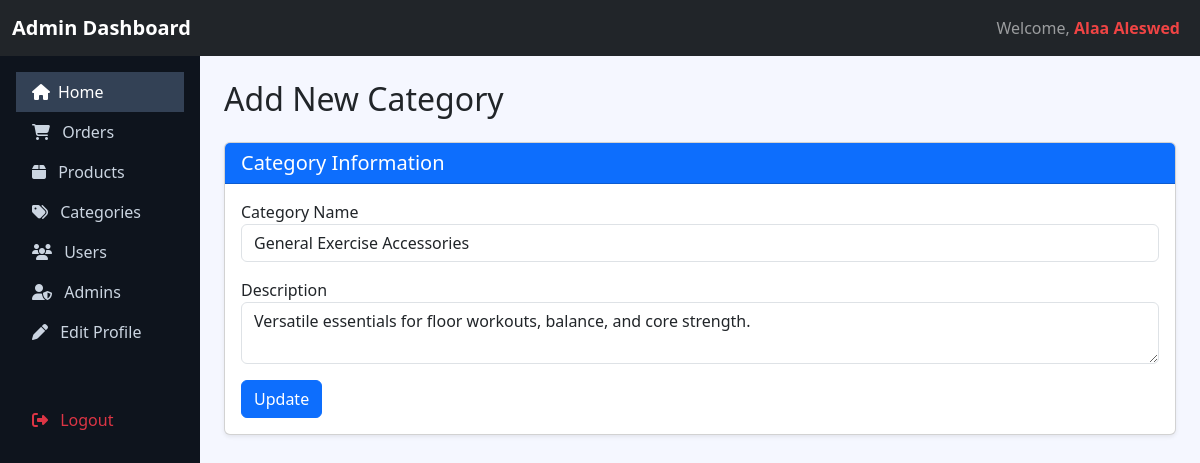
Page /adminDashboard/edit_category.php?id=4 on the committed database.
### tables this page shows
CREATE TABLE `categories` (
  `id` int(11) NOT NULL,
  `name` varchar(100) NOT NULL,
  `description` text DEFAULT NULL,
  `created_at` timestamp NOT NULL DEFAULT current_timestamp()
);

### config/database.php (called while the page is built)
<?php
return [
    'type' => 'pdo',
    'host' => '127.0.0.1',
    'username' => 'root',
    'password' => '',
    'database' => 'ecommerce_db',
    'options' => [
        PDO::ATTR_ERRMODE => PDO::ERRMODE_EXCEPTION,
        PDO::ATTR_DEFAULT_FETCH_MODE => PDO::FETCH_ASSOC,
        PDO::ATTR_EMULATE_PREPARES => false
    ]
];

### classes/Database.php (called while the page is built, shortened)
<?php
class Database {
    private static $instance = null;
    private $conn;
    private function __construct() {
        $config = require_once __DIR__ . '/../config/database.php';
        try {
            if ($config['type'] === 'mysqli') {
                $this->conn = new mysqli(
                    $config['host'],
                    $config['username'],
                    $config['password'],
                    $config['database']
                );
                if ($this->conn->connect_error) {
                    throw new Exception("Connection failed: " . $this->conn->connect_error);
                }
            } else {
                $dsn = "mysql:host={$config['host']};dbname={$config['database']};charset=utf8mb4";
                $this->conn = new PDO($dsn, $config['username'], $config['password'], [
                    PDO::ATTR_ERRMODE => PDO::ERRMODE_EXCEPTION,
                    PDO::ATTR_DEFAULT_FETCH_MODE => PDO::FETCH_ASSOC
                ]);
            }
        } catch (Exception $e) {
            die("Database connection error: " . $e->getMessage());
        }
    }
    public static function getInstance() {
        if (self::$instance === null) {
            self::$instance = new self();
        }
        return self::$instance;
    }
    public function getConnection() {
        return $this->conn;
    }
}

### classes/category.php (called while the page is built, shortened)
<?php
class Category{
private $db;
private $table= "categories";
 public function __construct(){
    $this->db =Database::getInstance()->getConnection();
 }
public function readOne($id){
    $sql = 'SELECT * FROM ' . $this->table . ' WHERE id = :id';
    $stmt = $this->db->prepare($sql);
    $stmt->bindValue(':id', $id, PDO::PARAM_INT);
    $stmt->execute();
    return $stmt->fetch(PDO::FETCH_ASSOC);
}
}

### adminDashboard/edit_category.php (the view, shortened to what this page needs)
<?php
include 'includes/header.php';
include 'includes/sidebar.php';
require_once "../classes/Database.php";
require_once "../classes/Category.php";
$categoryObj = new Category();
$category = $categoryObj->readOne($_GET['id']);
?>
<main class="col-md-9 ms-sm-auto col-lg-10 px-md-4 py-4">
    <h2 class="mb-4">Add New Category</h2>
    <div class="card shadow-sm">
        <div class="card-header bg-primary text-white">
            <h5 class="mb-0">Category Information</h5>
        </div>
        <div class="card-body">
<form method="POST" action="handlers/update_category_handler.php">
    <div class="mb-3">
        <label>Category Name</label>
        <input type="text" name="name" class="form-control"
               value="<?= htmlspecialchars($category['name']) ?>">
    </div>
    <div class="mb-3">
        <label>Description</label>
        <textarea name="description" class="form-control"><?= htmlspecialchars($category['description']) ?></textarea>
    </div>
    <button class="btn btn-primary">Update</button>
</form>
</div>
    </div>
</main>
</div>
</body>
</html>

### adminDashboard/includes/header.php (style rules this page uses)
body { background-color: #f5f7ff; font-family: 'Segoe UI', Tahoma, Geneva, Verdana, sans-serif; }

### rows in the picture
categories: name "General Exercise Accessories", description "Versatile essentials for floor workouts, balance, and core strength."
